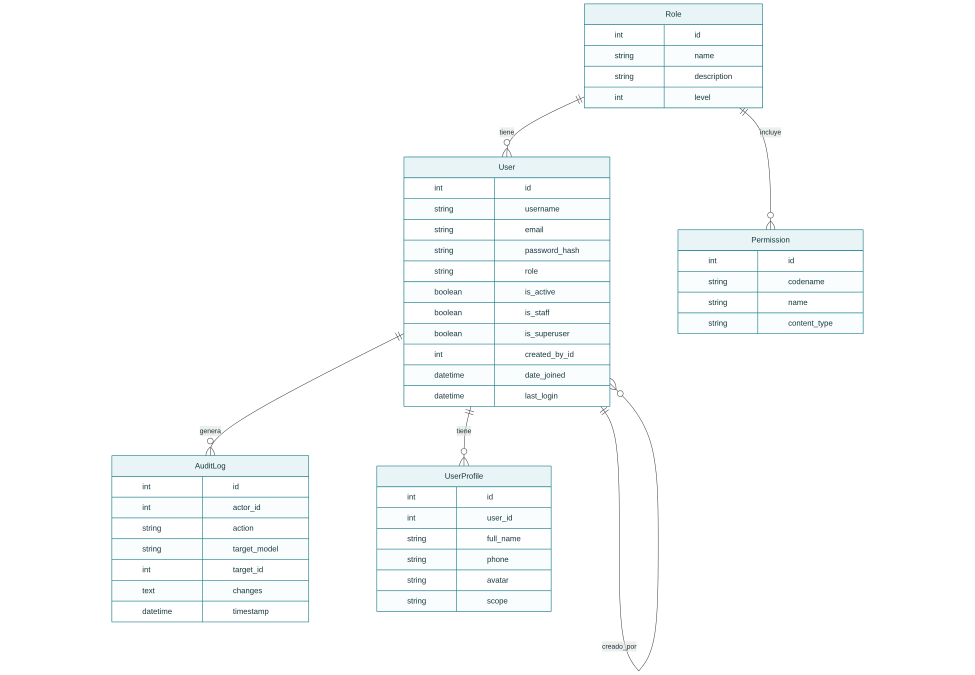
#> input picture inst/modelo_datos_panel_django.png, 3900 x 2700 px (shown at 1/4 size)
$ python -i wordpress_service.py   (imports and definitions only)
#> lines starting #> are read from the running program, lines starting #| are printed output that depends on the picture
import logging
import os
import random
import re
import requests
from django.utils import timezone
from django.utils.text import slugify

from wordpress_manager.models import WordPressSite

logger = logging.getLogger(__name__)


# [163 lines left out: functions clean_slug_for_wordpress, append_utm_parameters, build_html5_video_player_html, clean_instagram_url, build_instagram_embed_html, build_wordpress_article_html, not called in this run]


def generate_cinematic_cover_16_9(image_path: str) -> str:
    """
    Transforms vertical/square video thumbnails (e.g. 9:16 Instagram Reels)
    into a professional, high-resolution 16:9 cinematic landscape cover (1280x720).

    Features:
    - Ambient background: Original frame expanded to fill 16:9, Gaussian blurred and subtly dimmed.
    - Centered foreground: Original vertical frame preserving exact aspect ratio with zero distortion.
    - Soft depth shadow: Subtle shadow separating foreground from background.

    If the image is already landscape (aspect ratio >= 1.5), it returns the original path unchanged.
    """
    if not image_path or not os.path.exists(image_path):
        return image_path

    try:
        from PIL import Image, ImageFilter, ImageEnhance, ImageOps, ImageDraw

        with Image.open(image_path) as img:
#> img is the input picture: PIL image 3900x2700 RGBA; mean R, G, B, A 53.6, 55.4, 55.6, 58
            img = ImageOps.exif_transpose(img)
            w, h = img.size
#> w = 3900; h = 2700
            if h <= 0 or w <= 0:
                return image_path

            current_ratio = w / h
#> current_ratio = 1.44
            # If already landscape (16:9, 3:2, etc. >= 1.5), no need to adapt
            if current_ratio >= 1.5:
                return image_path

            target_w = 1280
            target_h = 720

            # 1. Background: scale to cover 1280x720, center-crop, blur, dim
            scale_bg = max(target_w / w, target_h / h)
#> scale_bg = 0.328
            bg_w = max(1, int(w * scale_bg))
#> bg_w = 1280
            bg_h = max(1, int(h * scale_bg))
#> bg_h = 886
            bg = img.resize((bg_w, bg_h), Image.Resampling.LANCZOS)

            crop_left = (bg_w - target_w) // 2
#> crop_left = 0
            crop_top = (bg_h - target_h) // 2
#> crop_top = 83
            bg = bg.crop((crop_left, crop_top, crop_left + target_w, crop_top + target_h))
#> bg: PIL image 1280x720 RGBA

            # Cinematic Gaussian Blur & Dimming
            bg = bg.filter(ImageFilter.GaussianBlur(radius=28))
            bg = ImageEnhance.Brightness(bg).enhance(0.60)
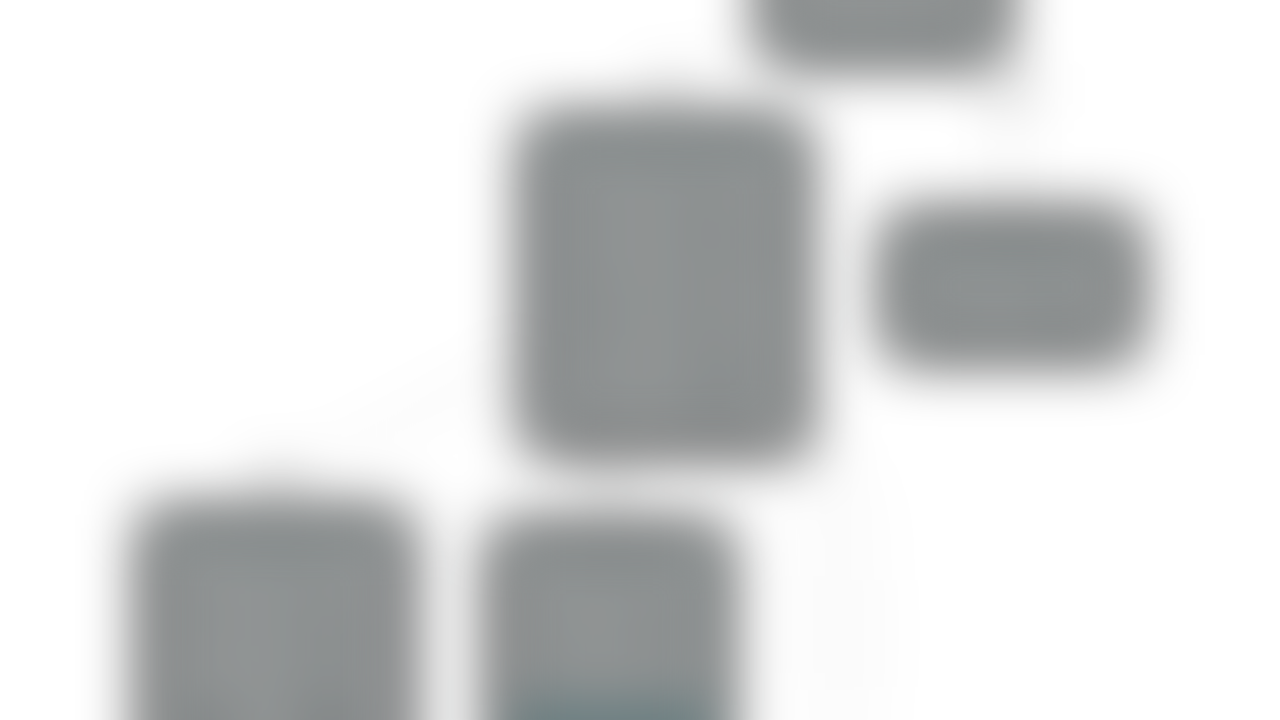
#> bg: PIL image 1280x720 RGBA; mean R, G, B, A 35.8, 37.4, 37.6, 65.3; transparent parts drawn white

            # 2. Foreground: scale vertical image to fit target height 720
            fg_h = target_h
            fg_w = max(1, int(w * (fg_h / h)))
#> fg_w = 1040
            fg = img.resize((fg_w, fg_h), Image.Resampling.LANCZOS)

            # Position centered horizontally
            pos_x = (target_w - fg_w) // 2
#> pos_x = 120

            # Soft drop shadow behind foreground
            shadow = Image.new('RGBA', (target_w, target_h), (0, 0, 0, 0))
#> shadow: PIL image 1280x720 RGBA; every value is 0
            draw = ImageDraw.Draw(shadow)
            draw.rectangle([pos_x - 12, 0, pos_x + fg_w + 12, target_h], fill=(0, 0, 0, 150))
            shadow = shadow.filter(ImageFilter.GaussianBlur(radius=16))
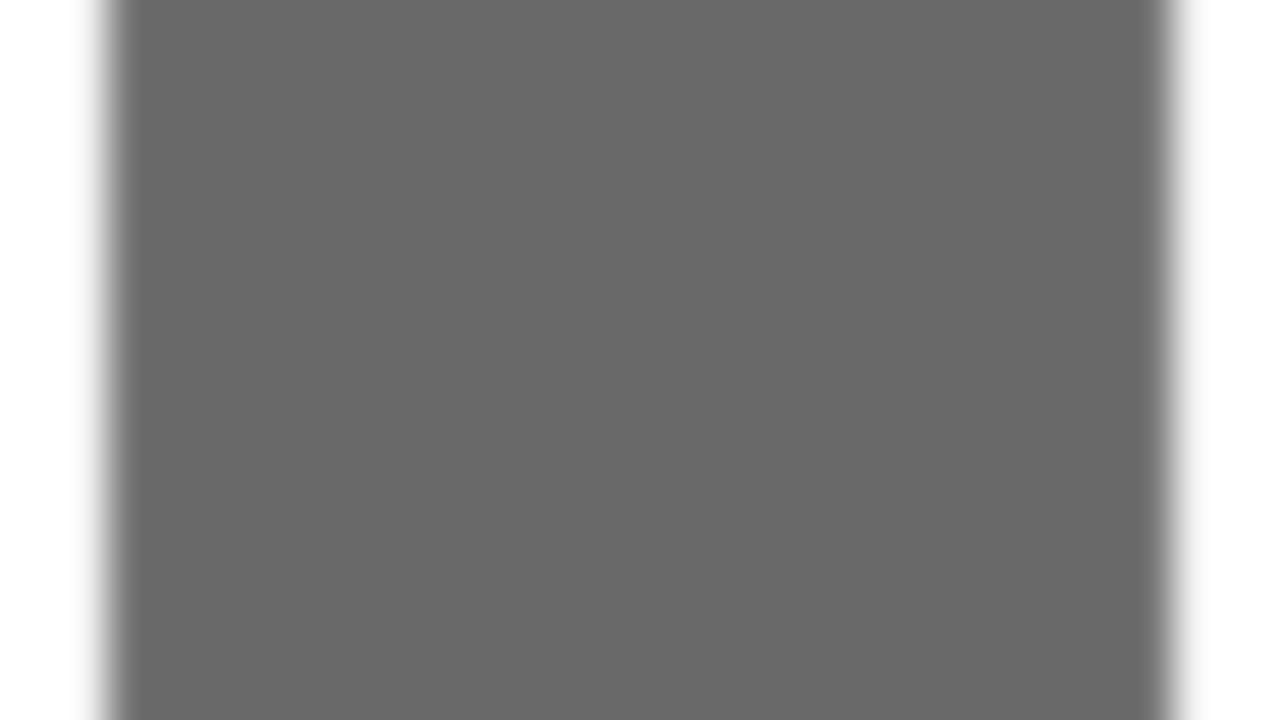
#> shadow: PIL image 1280x720 RGBA; mean R, G, B, A 0, 0, 0, 124.8; transparent parts drawn white

            bg_rgba = bg.convert('RGBA')
            bg_rgba = Image.alpha_composite(bg_rgba, shadow)
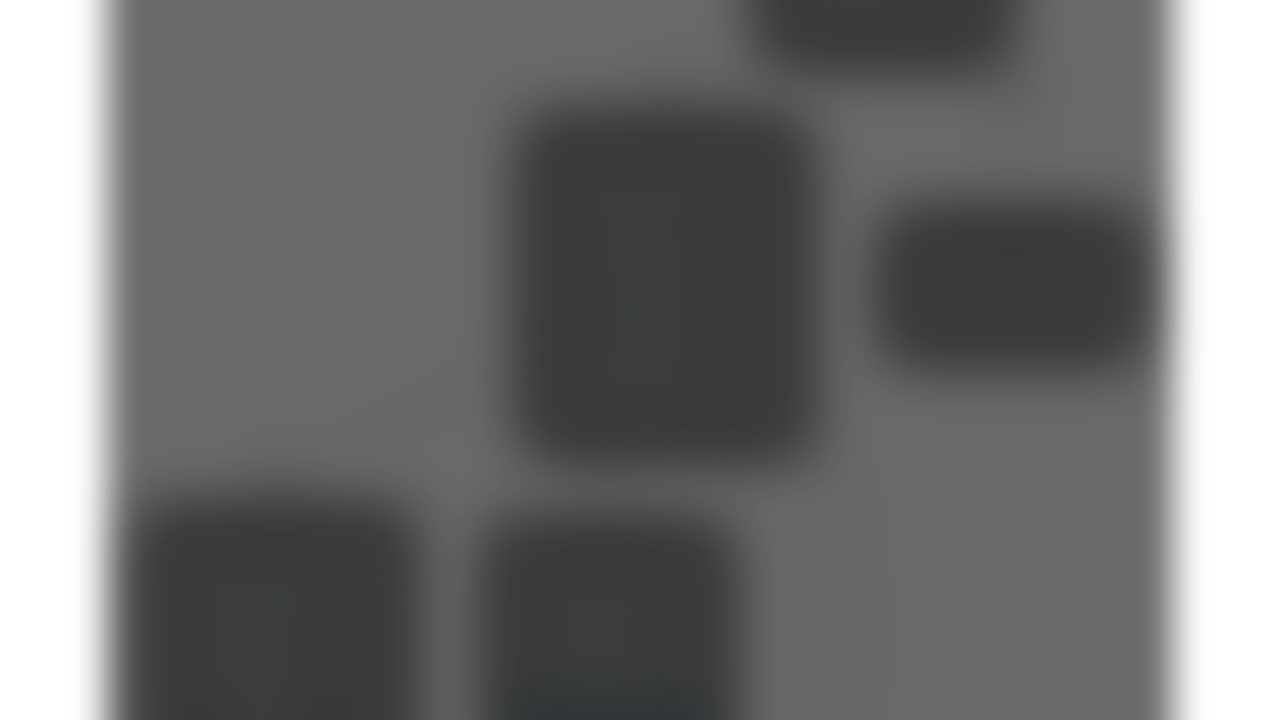
#> bg_rgba: PIL image 1280x720 RGBA; mean R, G, B, A 12.2, 12.6, 12.7, 151.8; transparent parts drawn white
            bg_rgba.paste(fg, (pos_x, 0))
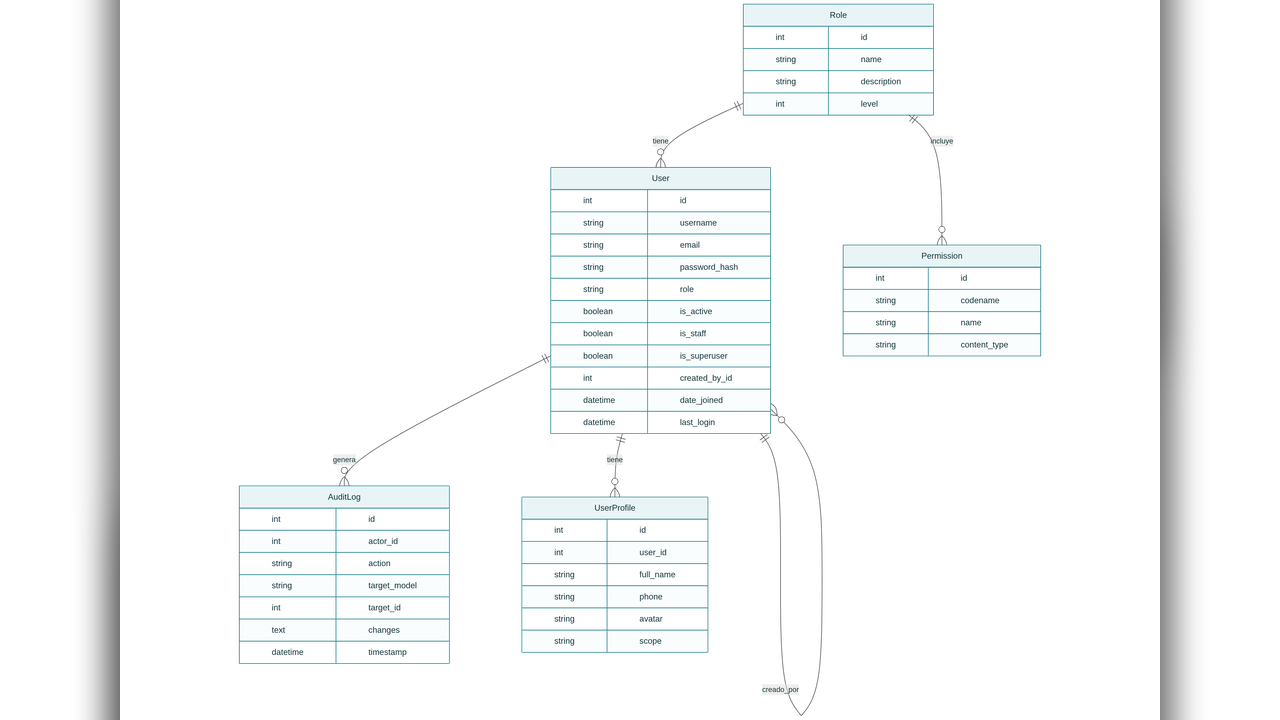
#> bg_rgba: PIL image 1280x720 RGBA; mean R, G, B, A 43.9, 45.8, 46, 50.8; transparent parts drawn white

            final_img = bg_rgba.convert('RGB')
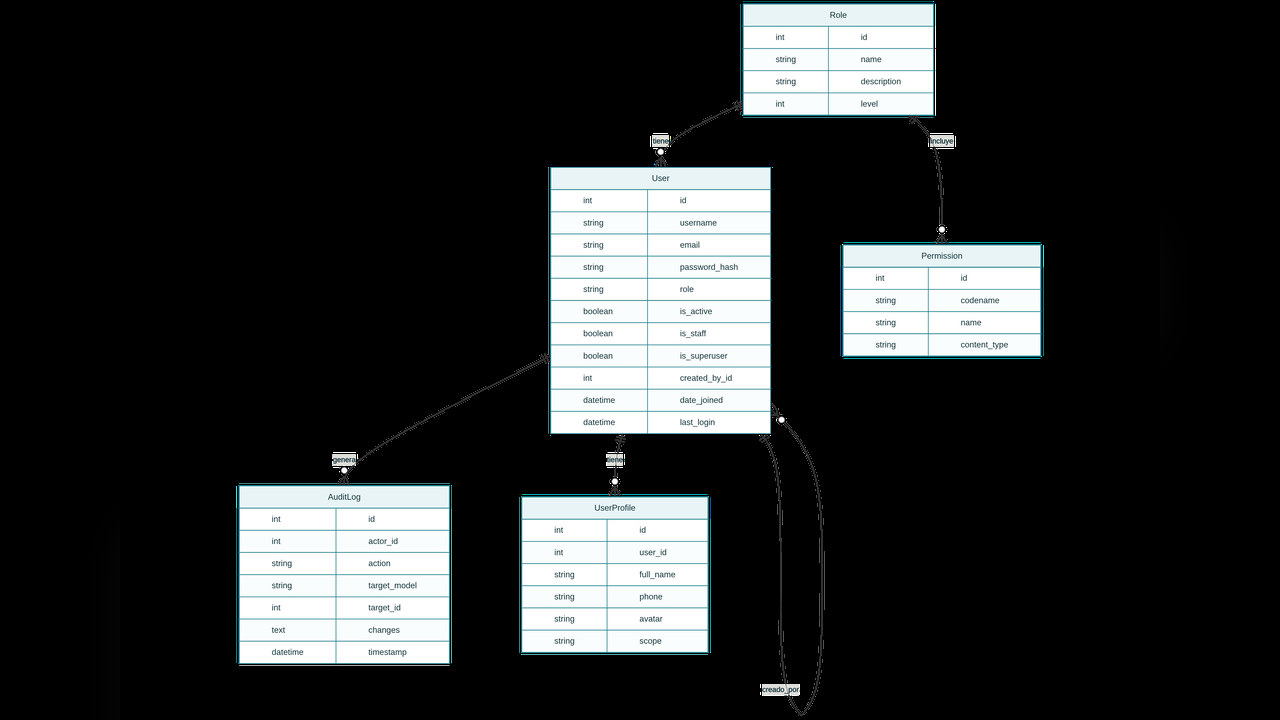
#> final_img: PIL image 1280x720 RGB; mean R, G, B 43.9, 45.8, 46

            # Save alongside original with _cover_16_9 suffix
            dir_name = os.path.dirname(image_path)
            base_name, _ = os.path.splitext(os.path.basename(image_path))
            out_filename = f"{base_name}_cover_16_9.jpg"
            out_path = os.path.join(dir_name, out_filename)

            final_img.save(out_path, 'JPEG', quality=93, optimize=True)
            return out_path
    except Exception as exc:
        logger.warning("Error generating 16:9 cinematic cover for '%s': %s", image_path, exc)
        return image_path


# [283 lines left out: functions get_or_create_wordpress_category, upload_featured_media_to_wordpress, publish_article_to_wordpress, not called in this run]

>>> result = generate_cinematic_cover_16_9('../../../inst/modelo_datos_panel_django.png')
